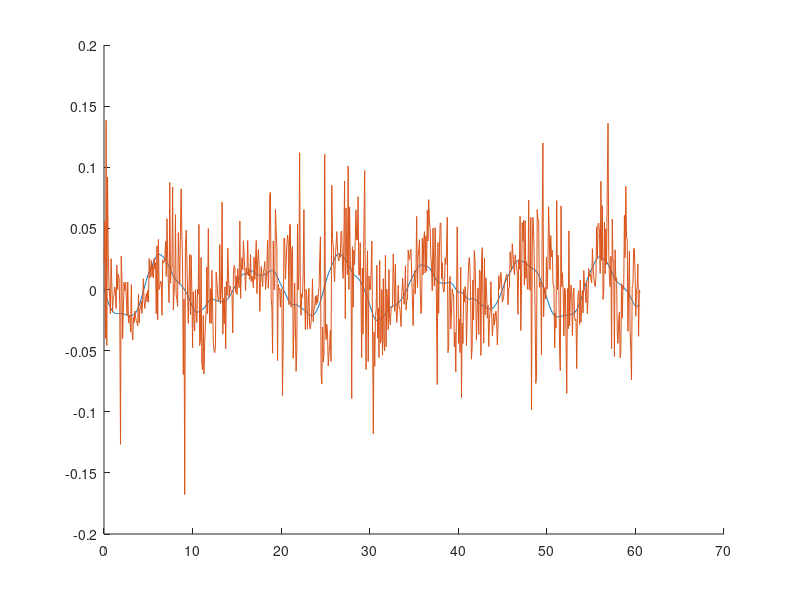
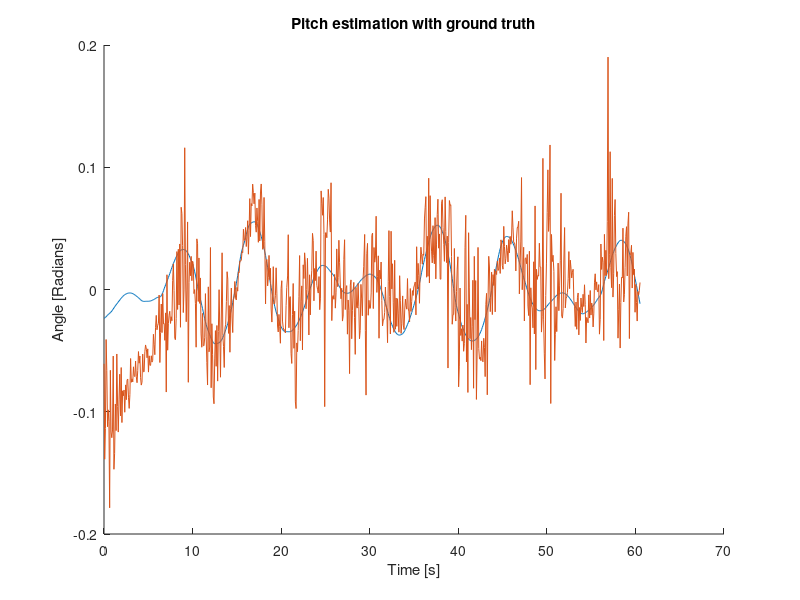

Recreate these plots in MATLAB, in order. (Note: this script raises an error after producing the figures.)
clear; clc;
%v_pos_dist = importdata("log_v_pos_dist.txt");
%v_vel_dist = importdata("log_v_vel_dist.txt");
%v_vel_dist_lp = importdata("log_v_vel_dist_lp.txt");
%v_pos_dist = importdata("log_v_pos_dist_3_wave.txt");
%v_vel_dist = importdata("log_v_vel_dist_3_wave.txt");
%v_vel_dist_lp = importdata("log_v_vel_dist_lp_3_wave.txt");
%v_vel_aruco = importdata("log_v_vel_aruco_3_wave.txt");
%v_land = importdata("log_v_good_land.txt");
v_pitch = importdata("log_pitch.txt");
x = importdata("log_x.txt");
%x(:,1) = [];
%v(:,1) = [];
%x(1:10,:) = [];
%v(1,:) = [];

% figure(1)
% subplot(2,3,1)
% plot(x(:,1)-5)
% hold on;
% plot(x(:,3))
% title('altitude drone')
% subplot(2,3,2)
% plot(x(:,2))
% title('velocity drone')
% subplot(2,3,3)
% plot(x(:,3))
% title('altitude ship')
% subplot(2,3,4)
% plot(x(:,4))
% title('velocity ship')
% subplot(2,3,5)
% plot(x(:,5))
% title('acceleration ship')
figure(1)
hold on;
plot(v_pitch(:,5), v_pitch(:,1)) %Roll gt
plot(v_pitch(:,5), v_pitch(:,3)-pi) %Roll est

figure(2)
hold on;


plot(v_pitch(:,5), v_pitch(:,2)) %Pitch gt
plot(v_pitch(:,5), -v_pitch(:,4)- v_pitch(:,7)-0.013) %Pitch est
%plot(v_pitch(:,5), v_pitch(:,8)/20) %Ship alt
ylabel({'Angle [Radians]'});
xlabel({'Time [s]'});
title({'Pitch estimation with ground truth'});

%FFT
% Y = fft(v_pitch(:,4));
% L = 752;
% Fs = 12
% P2 = abs(Y/L);
% P1 = P2(1:L/2+1);
% P1(2:end-1) = 2*P1(2:end-1);
% figure (11)
% f = Fs*(0:(L/2))/L;
% plot(f,P1) 
% title('Single-Sided Amplitude Spectrum of X(t)')
% xlabel('f (Hz)')
% ylabel('|P1(f)|')


% figure(3)
% plot(v_vel_dist(:,1))
% hold on;
% plot(v_vel_dist(:,2)-1.4)

% figure(4)
% plot(v_pos_dist(:,3)-5)
% hold on;
% plot(v_vel_dist(:,3)-5)
% plot(v_vel_dist_lp(:,3)-5)
% xlim([0 800])
% legend('dist pos cont', 'dist vel cont', 'dist vel cont lp')
% 
% figure(5)
% plot(v_vel_aruco(:,3)-5)
% hold on;
% plot(v_vel_aruco(:,4)-5)
% plot(v_vel_aruco(:,4)-v_vel_aruco(:,3))
% xlim([0 800])
% legend('dist aruco', 'dist ground truth', 'dist diff')
% 
% figure(6)
% plot(v_vel_aruco(:,1))
% hold on;
% plot(v_vel_aruco(:,2)-1.4)
% legend('drone pos', 'ship pos')

% figure(7)
% plot(v_vel(:,4), v_vel(:,1)-1.12-(4-1.12))
% hold on
% plot(v_vel(:,4), v_vel(:,2))

% figure(8)
% plot(v_land(:,1))
% hold on;
% plot(v_land(:,2)-6)
% legend('drone pos', 'ship pos')

%%
avg_dist_pos = mean(abs(v_pos_dist(1:800,3)-5))
avg_dist_vel = mean(abs(v_vel_dist(1:800,3)-5))
avg_dist_vel_lp = mean(abs(v_vel_dist_lp(1:800,3)-5))
std_dist_pos = std(abs(v_pos_dist(1:800,3)-5))
std_dist_vel = std(abs(v_vel_dist(1:800,3)-5))
std_dist_vel_lp = std(abs(v_vel_dist_lp(1:800,3)-5))
